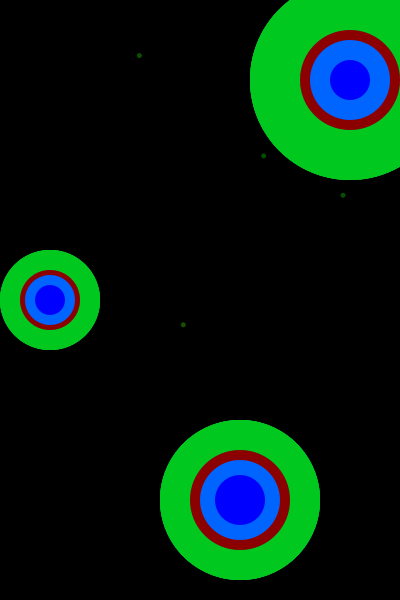
Frame 1 (no input)
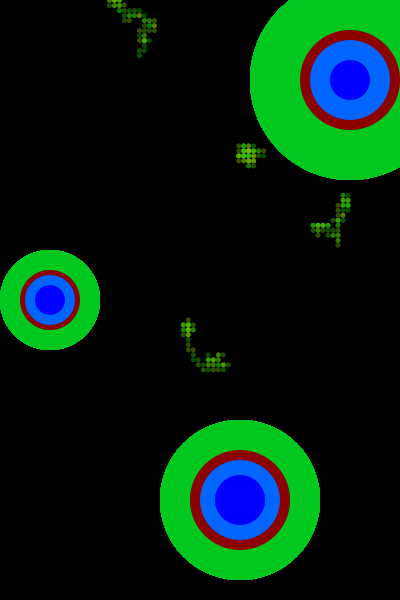
Frame 60 (the mouse pressed at the canvas centre just before this capture)
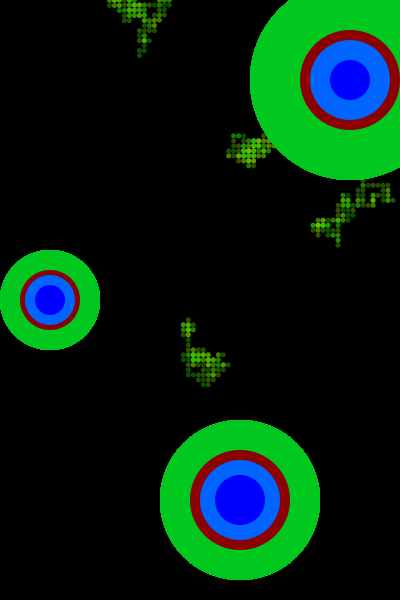
Frame 120 (the mouse held since frame 60 and released just before this capture)

The Processing sketch that drew these frames (run headless with seeded random() and noise(); from frame 60 on, the mouse is pressed at the canvas centre):

// Processing sketch: processing_140531
// ── processing_140531.pde

                  //trent Bailey peacock feathers
Walker[] w = new Walker [5];  //declare array
 
void setup(){
  size(400,600);
  background(0);
  frameRate(30);
  smooth();
      
     
//creates the objects

 for (int i = 0; i < w.length; i ++ ) {   //call for loop.
    w[i] = new Walker();
  }
}
    
void draw(){
  for (int i = 0; i < w.length; i++ ) { //  run through a loop.
  w[i].walk();
  w[i].display();
  }
   
   
  if (keyPressed)         // r to restart
  if (key == 'r' || key == 'R') {
  setup();
} 
 
 
}
class Walker {
 
  float x;
  float y;
  int s;
 
  //constructor
  Walker() {
    x = random(width);//tells the walker where it can go
    y = random(height);
    s = 5;
  }
 
 
  void display() {
    noStroke();
    fill(random(150),200,0,100);
    ellipse(x, y, s, s);
    
    fill(0,200,30,200);
    ellipse(350,80,200,200);
    fill(#8b0000,700);
    ellipse(350,80,100,100);
    fill(0,100,300);
    ellipse(350, 80, 80,80);
    fill(0,0,550);
    ellipse(350,80,40,40);
    
    fill(0,200,30,200);
    ellipse(50,300,100,100);
    fill(#8b0000,700);
    ellipse(50,300,60,60);
    fill(0,100,300);
    ellipse(50, 300, 50,50);
    fill(0,0,550);
    ellipse(50,300,30,30);
    
    fill(0,200,30,200);
    ellipse(240,500,160,160);
    fill(#8b0000,700);
    ellipse(240,500,100,100);
    fill(0,100,300);
    ellipse(240, 500, 80,80);
    fill(0,0,550);
    ellipse(240,500,50,50);
    
    
    
    
  }
 
  void walk() {
    int option = int(random(4));
    if (option == 0) {
      x= x+s;
    } else if (option == 1) {
      x = x - s;
    } else if (option == 2) {
      y = y + s;
    } else {
      y = y - s;
    }     
      
   
   
  x = constrain(x,0,width);//stop it form going out of the boundary
  y = constrain(y,0,height); 
    }
   
}
